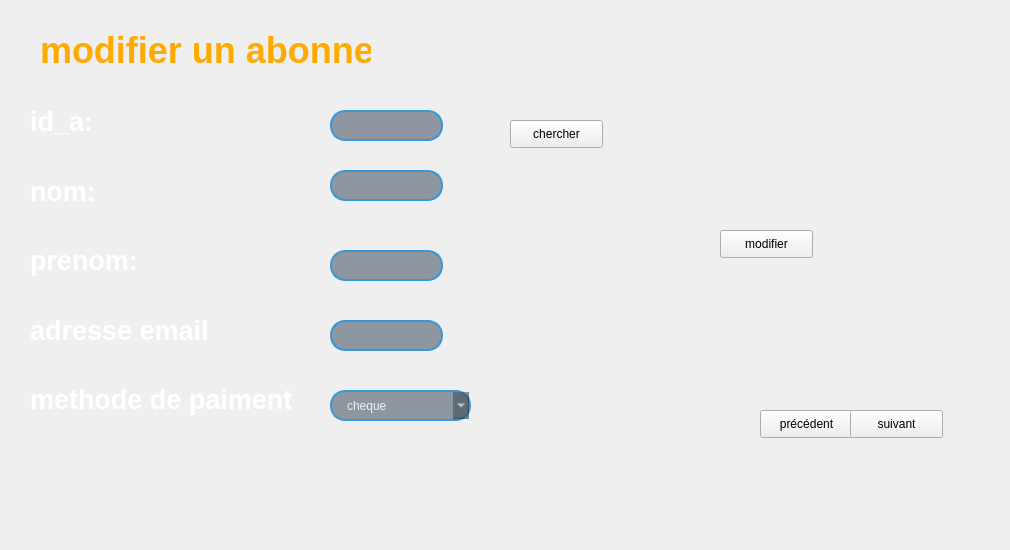
    <widget class="QWidget" name="pageModifier">
     <widget class="QLabel" name="label_3">
      <property name="geometry">
       <rect>
        <x>0</x>
        <y>0</y>
        <width>1001</width>
        <height>541</height>
       </rect>
      </property>
      <property name="text">
       <string/>
      </property>
      <property name="pixmap">
       <pixmap>images/backg.jpg.jpg</pixmap>
      </property>
     </widget>
     <widget class="QLabel" name="label_12">
      <property name="geometry">
       <rect>
        <x>40</x>
        <y>30</y>
        <width>331</width>
        <height>41</height>
       </rect>
      </property>
      <property name="styleSheet">
       <string notr="true">font-size: 27pt;
color: rgb(255, 170, 0);
font-weight: bold;
font-family: &quot;MS Serif&quot;;
</string>
      </property>
      <property name="text">
       <string>modifier un abonne:</string>
      </property>
     </widget>
     <widget class="QWidget" name="verticalLayoutWidget_2">
      <property name="geometry">
       <rect>
        <x>30</x>
        <y>90</y>
        <width>278</width>
        <height>341</height>
       </rect>
      </property>
      <layout class="QVBoxLayout" name="verticalLayout_2">
       <item>
        <widget class="QLabel" name="idToSearch">
         <property name="styleSheet">
          <string notr="true">font-size: 20pt;
color: rgb(255, 255, 255);
font-weight: bold;
font-family: &quot;MS Serif&quot;;
</string>
         </property>
         <property name="text">
          <string>id_a:</string>
         </property>
        </widget>
       </item>
       <item>
        <widget class="QLabel" name="label_14">
         <property name="styleSheet">
          <string notr="true">font-size: 20pt;
color: rgb(255, 255, 255);
font-weight: bold;
font-family: &quot;MS Serif&quot;;
</string>
         </property>
         <property name="text">
          <string>nom:</string>
         </property>
        </widget>
       </item>
       <item>
        <widget class="QLabel" name="label_15">
         <property name="styleSheet">
          <string notr="true">font-size: 20pt;
color: rgb(255, 255, 255);
font-weight: bold;
font-family: &quot;MS Serif&quot;;
</string>
         </property>
         <property name="text">
          <string>prenom:</string>
         </property>
        </widget>
       </item>
       <item>
        <widget class="QLabel" name="label_16">
         <property name="styleSheet">
          <string notr="true">font-size: 20pt;
color: rgb(255, 255, 255);
font-weight: bold;
font-family: &quot;MS Serif&quot;;
</string>
         </property>
         <property name="text">
          <string>adresse email</string>
         </property>
        </widget>
       </item>
       <item>
        <widget class="QLabel" name="label_17">
         <property name="styleSheet">
          <string notr="true">font-size: 20pt;
color: rgb(255, 255, 255);
font-weight: bold;
font-family: &quot;MS Serif&quot;;
</string>
         </property>
         <property name="text">
          <string>methode de paiment</string>
         </property>
        </widget>
       </item>
      </layout>
     </widget>
     <widget class="QLineEdit" name="lineEdit_idChercher">
      <property name="geometry">
       <rect>
        <x>330</x>
        <y>110</y>
        <width>113</width>
        <height>31</height>
       </rect>
      </property>
      <property name="styleSheet">
       <string notr="true">QLineEdit {
    border: 2px solid #3498db; /* Bordure bleue */
    border-radius: 15px; /* Coins arrondis plus prononcés */
    padding: 5px 15px; /* Espacement interne */
    background-color: rgba(44, 62, 80, 0.5); /* Fond bleu foncé avec plus de transparence */
    selection-background-color: #2980b9; /* Couleur de fond de la sélection */
    color: #ecf0f1; /* Couleur du texte */
}

QLineEdit:focus {
    border: 2px solid #2980b9; /* Bordure bleue plus foncée pendant le focus */
    color: #ecf0f1; /* Couleur du texte pendant le focus */
    outline: none; /* Supprimer l'effet de soulignement bleu sur le focus */
    box-shadow: 0 0 10px rgba(41, 128, 185, 0.7); /* Légère ombre lorsqu'en focus */
}

QLineEdit::hover {
    background-color: rgba(52, 73, 94, 0.7); /* Fond bleu foncé plus clair avec plus de transparence lorsqu'il est survolé */
}

QLineEdit::disabled {
    color: #bdc3c7; /* Couleur du texte lorsque désactivé */
    background-color: rgba(52, 73, 94, 0.4); /* Fond bleu foncé avec plus de transparence lorsqu'il est désactivé */
    border: 2px solid #566573; /* Bordure gris foncé lorsqu'il est désactivé */
}

QLineEdit::placeholder {
    color: #bdc3c7; /* Couleur du texte de l'espace réservé */
}
</string>
      </property>
     </widget>
     <widget class="QLineEdit" name="lineEdit_email_2">
      <property name="geometry">
       <rect>
        <x>330</x>
        <y>320</y>
        <width>113</width>
        <height>31</height>
       </rect>
      </property>
      <property name="styleSheet">
       <string notr="true">QLineEdit {
    border: 2px solid #3498db; /* Bordure bleue */
    border-radius: 15px; /* Coins arrondis plus prononcés */
    padding: 5px 15px; /* Espacement interne */
    background-color: rgba(44, 62, 80, 0.5); /* Fond bleu foncé avec plus de transparence */
    selection-background-color: #2980b9; /* Couleur de fond de la sélection */
    color: #ecf0f1; /* Couleur du texte */
}

QLineEdit:focus {
    border: 2px solid #2980b9; /* Bordure bleue plus foncée pendant le focus */
    color: #ecf0f1; /* Couleur du texte pendant le focus */
    outline: none; /* Supprimer l'effet de soulignement bleu sur le focus */
    box-shadow: 0 0 10px rgba(41, 128, 185, 0.7); /* Légère ombre lorsqu'en focus */
}

QLineEdit::hover {
    background-color: rgba(52, 73, 94, 0.7); /* Fond bleu foncé plus clair avec plus de transparence lorsqu'il est survolé */
}

QLineEdit::disabled {
    color: #bdc3c7; /* Couleur du texte lorsque désactivé */
    background-color: rgba(52, 73, 94, 0.4); /* Fond bleu foncé avec plus de transparence lorsqu'il est désactivé */
    border: 2px solid #566573; /* Bordure gris foncé lorsqu'il est désactivé */
}

QLineEdit::placeholder {
    color: #bdc3c7; /* Couleur du texte de l'espace réservé */
}
</string>
      </property>
     </widget>
     <widget class="QLineEdit" name="lineEdit_prenom_2">
      <property name="geometry">
       <rect>
        <x>330</x>
        <y>250</y>
        <width>113</width>
        <height>31</height>
       </rect>
      </property>
      <property name="styleSheet">
       <string notr="true">QLineEdit {
    border: 2px solid #3498db; /* Bordure bleue */
    border-radius: 15px; /* Coins arrondis plus prononcés */
    padding: 5px 15px; /* Espacement interne */
    background-color: rgba(44, 62, 80, 0.5); /* Fond bleu foncé avec plus de transparence */
    selection-background-color: #2980b9; /* Couleur de fond de la sélection */
    color: #ecf0f1; /* Couleur du texte */
}

QLineEdit:focus {
    border: 2px solid #2980b9; /* Bordure bleue plus foncée pendant le focus */
    color: #ecf0f1; /* Couleur du texte pendant le focus */
    outline: none; /* Supprimer l'effet de soulignement bleu sur le focus */
    box-shadow: 0 0 10px rgba(41, 128, 185, 0.7); /* Légère ombre lorsqu'en focus */
}

QLineEdit::hover {
    background-color: rgba(52, 73, 94, 0.7); /* Fond bleu foncé plus clair avec plus de transparence lorsqu'il est survolé */
}

QLineEdit::disabled {
    color: #bdc3c7; /* Couleur du texte lorsque désactivé */
    background-color: rgba(52, 73, 94, 0.4); /* Fond bleu foncé avec plus de transparence lorsqu'il est désactivé */
    border: 2px solid #566573; /* Bordure gris foncé lorsqu'il est désactivé */
}

QLineEdit::placeholder {
    color: #bdc3c7; /* Couleur du texte de l'espace réservé */
}
</string>
      </property>
     </widget>
     <widget class="QLineEdit" name="lineEdit_nom_2">
      <property name="geometry">
       <rect>
        <x>330</x>
        <y>170</y>
        <width>113</width>
        <height>31</height>
       </rect>
      </property>
      <property name="styleSheet">
       <string notr="true">QLineEdit {
    border: 2px solid #3498db; /* Bordure bleue */
    border-radius: 15px; /* Coins arrondis plus prononcés */
    padding: 5px 15px; /* Espacement interne */
    background-color: rgba(44, 62, 80, 0.5); /* Fond bleu foncé avec plus de transparence */
    selection-background-color: #2980b9; /* Couleur de fond de la sélection */
    color: #ecf0f1; /* Couleur du texte */
}

QLineEdit:focus {
    border: 2px solid #2980b9; /* Bordure bleue plus foncée pendant le focus */
    color: #ecf0f1; /* Couleur du texte pendant le focus */
    outline: none; /* Supprimer l'effet de soulignement bleu sur le focus */
    box-shadow: 0 0 10px rgba(41, 128, 185, 0.7); /* Légère ombre lorsqu'en focus */
}

QLineEdit::hover {
    background-color: rgba(52, 73, 94, 0.7); /* Fond bleu foncé plus clair avec plus de transparence lorsqu'il est survolé */
}

QLineEdit::disabled {
    color: #bdc3c7; /* Couleur du texte lorsque désactivé */
    background-color: rgba(52, 73, 94, 0.4); /* Fond bleu foncé avec plus de transparence lorsqu'il est désactivé */
    border: 2px solid #566573; /* Bordure gris foncé lorsqu'il est désactivé */
}

QLineEdit::placeholder {
    color: #bdc3c7; /* Couleur du texte de l'espace réservé */
}
</string>
      </property>
     </widget>
     <widget class="QComboBox" name="comboBox_2">
      <property name="geometry">
       <rect>
        <x>330</x>
        <y>390</y>
        <width>141</width>
        <height>31</height>
       </rect>
      </property>
      <property name="styleSheet">
       <string notr="true">QComboBox {
    border: 2px solid #3498db; /* Bordure bleue */
    border-radius: 15px; /* Coins arrondis plus prononcés */
    padding: 5px 15px; /* Espacement interne */
    background-color: rgba(44, 62, 80, 0.5); /* Fond bleu foncé avec plus de transparence */
    selection-background-color: #2980b9; /* Couleur de fond de la sélection */
    color: #ecf0f1; /* Couleur du texte */
}

QComboBox:focus {
    border: 2px solid #2980b9; /* Bordure bleue plus foncée pendant le focus */
    color: #ecf0f1; /* Couleur du texte pendant le focus */
    outline: none; /* Supprimer l'effet de soulignement bleu sur le focus */
    box-shadow: 0 0 10px rgba(41, 128, 185, 0.7); /* Légère ombre lorsqu'en focus */
}

QComboBox::hover {
    background-color: rgba(52, 73, 94, 0.7); /* Fond bleu foncé plus clair avec plus de transparence lorsqu'il est survolé */
}

QComboBox::disabled {
    color: #bdc3c7; /* Couleur du texte lorsque désactivé */
    background-color: rgba(52, 73, 94, 0.4); /* Fond bleu foncé avec plus de transparence lorsqu'il est désactivé */
    border: 2px solid #566573; /* Bordure gris foncé lorsqu'il est désactivé */
}

QComboBox QAbstractItemView {
    background-color: rgba(44, 62, 80, 0.5); /* Fond bleu foncé avec plus de transparence pour la liste déroulante */
    border: 2px solid #3498db; /* Bordure bleue pour la liste déroulante */
    selection-background-color: #2980b9; /* Couleur de fond de la sélection dans la liste déroulante */
    color: #ecf0f1; /* Couleur du texte dans la liste déroulante */
}
</string>
      </property>
      <item>
       <property name="text">
        <string>cheque</string>
       </property>
      </item>
      <item>
       <property name="text">
        <string>espece</string>
       </property>
      </item>
      <item>
       <property name="text">
        <string>carte bancaire</string>
       </property>
      </item>
     </widget>
     <widget class="QPushButton" name="precedentButton_2">
      <property name="geometry">
       <rect>
        <x>760</x>
        <y>410</y>
        <width>93</width>
        <height>28</height>
       </rect>
      </property>
      <property name="text">
       <string>précédent</string>
      </property>
     </widget>
     <widget class="QPushButton" name="suivantButton_3piu">
      <property name="geometry">
       <rect>
        <x>850</x>
        <y>410</y>
        <width>93</width>
        <height>28</height>
       </rect>
      </property>
      <property name="text">
       <string>suivant</string>
      </property>
     </widget>
     <widget class="QPushButton" name="chercherButton">
      <property name="geometry">
       <rect>
        <x>510</x>
        <y>120</y>
        <width>93</width>
        <height>28</height>
       </rect>
      </property>
      <property name="text">
       <string>chercher</string>
      </property>
     </widget>
     <widget class="QPushButton" name="modifierButton">
      <property name="geometry">
       <rect>
        <x>720</x>
        <y>230</y>
        <width>93</width>
        <height>28</height>
       </rect>
      </property>
      <property name="text">
       <string>modifier</string>
      </property>
     </widget>
    </widget>
